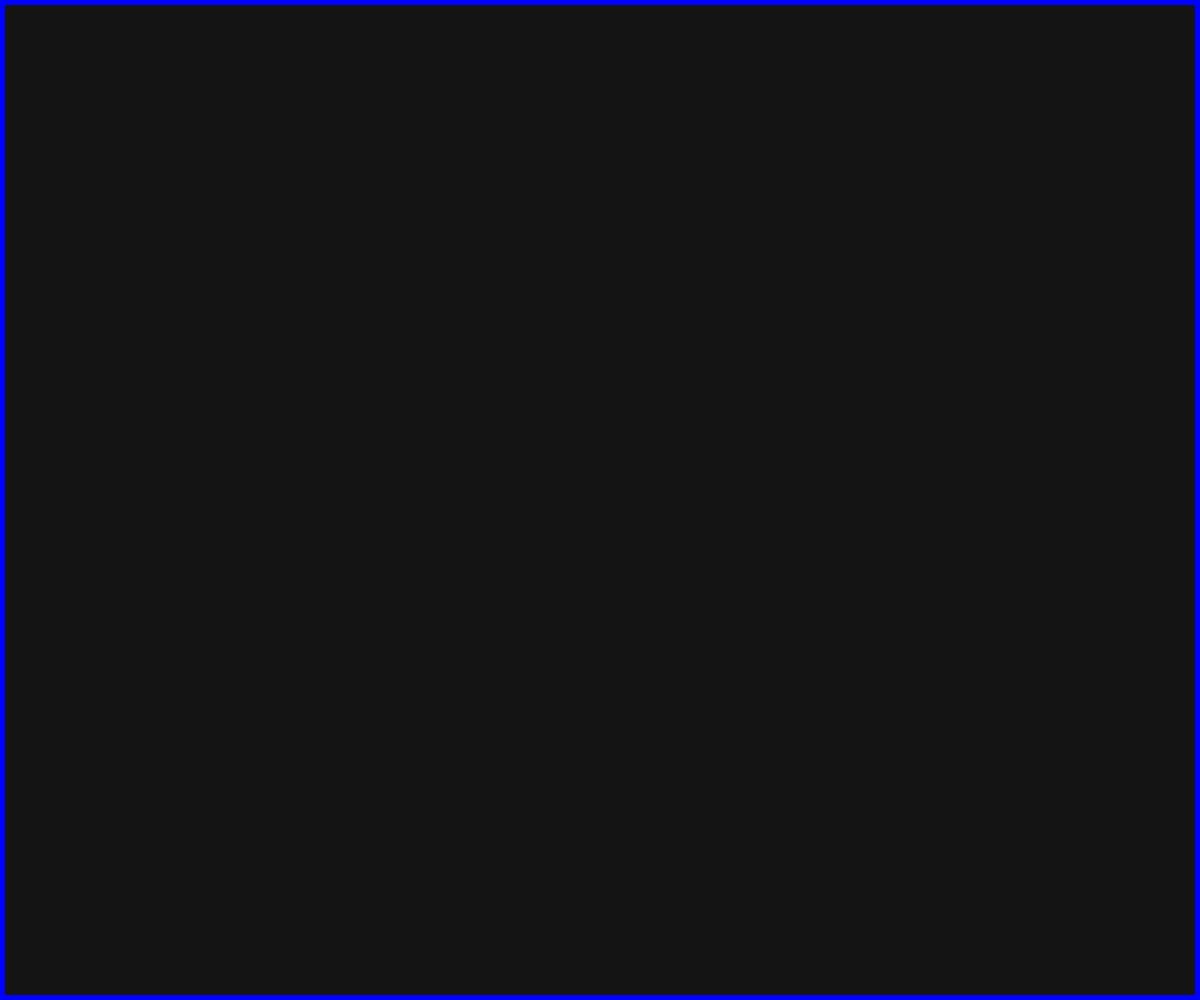
Frame 1 (no input)
Frame 60 (no input): identical to frame 1, image omitted
Frame 120 (the mouse pressed at the canvas centre since frame 60): identical to frame 1, image omitted

The p5.js sketch that drew this single still picture (run headless with seeded random() and noise() and a simulated clock; from frame 60 on, the mouse is pressed at the canvas centre):

// p5.js sketch
// ── sketch.js

let boardSIze = 10;
let cells = []; 

function setup() {
  createCanvas(windowWidth, windowHeight);
  for(let y = 0; y < boardSIze; y++ ){
    let line = []; 
    cells.push(line);
    for (let x = 0; x <boardSIze; x++){
      let cell = {};
      line.push(cell);
  }
}
}

function draw() {
  background(20);
  strokeWeight(10); 
  stroke(0, 0, 255);
  noFill();
  rect(0,0,windowWidth, windowHeight)
}

// ── Bomb.js
class Bomb{
    constructor(){
        
    }
}
// ── Cell.js
class cell{
    constructor(){
        
    }
}
// ── campoMinado.js
class CampoMinado{
    constructor(){
        this.boardSIze = 10; 
        this.cells = []; 
        for(let y = 0; y < this.boardSIze; y++ ){
            let line = []; 
            this.cells.push(line);
            for (let x = 0; x <this.boardSIze; x++){
              let cell = {};
              line.push(cell);
          }
        }

    }
    update(){

    }
    render(){
        background(20);
        strokeWeight(10); 
        stroke(0, 0, 255);
        noFill();
        rect(0,0,windowWidth, windowHeight)
    }
}
